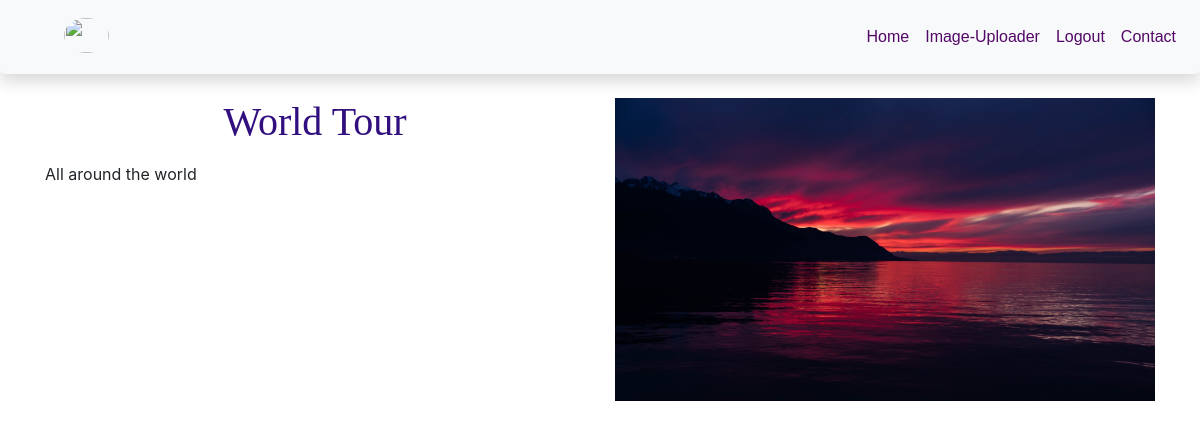
/newDetails/world-tour, run on the app's committed database.
### news/models.py (models this page shows)
class News(models.Model):
    news_title = models.CharField( max_length=50)
    news_desc=HTMLField()
    news_img=models.FileField(upload_to="news/",max_length=250,null=True,default=None)
    news_slug = AutoSlugField(populate_from ='news_title',unique=True,null=True,default=None) # type: ignore

### FirstProject/views.py (the view)
# urls.py: path('newDetails/<slug>',views.newDetails),
def newDetails(request,slug):
        newsDetails = News.objects.get(news_slug=slug)
        data = {
            'newsDetails' :newsDetails
        }
        return render(request,"calculator.html",data)

### templates/calculator.html (shortened to what this page needs)
{% include 'header.html'%}
<div class="container">
    <div class="row mt-4">
        <div class="col-6">
            <h1>{{newsDetails.news_title}}</h1>
            <p>{{newsDetails.news_desc | safe}}</p>
        </div>
        <div class="col-6">
        {% if newsDetails.news_img != NULL%}
            <img src="/media/{{newsDetails.news_img}}" class="img-fluid"/>
        </div>
        {% endif%}
    </div>
</div>

### static/main.css (style rules this page uses)
* { margin: 0px; padding: 0px; }
h1 { font-family: cursive; color: rgb(49, 15, 127); text-align: center; }

### data on the page
News: news_title "World Tour", news_desc "All around the world", news_img (picture)
